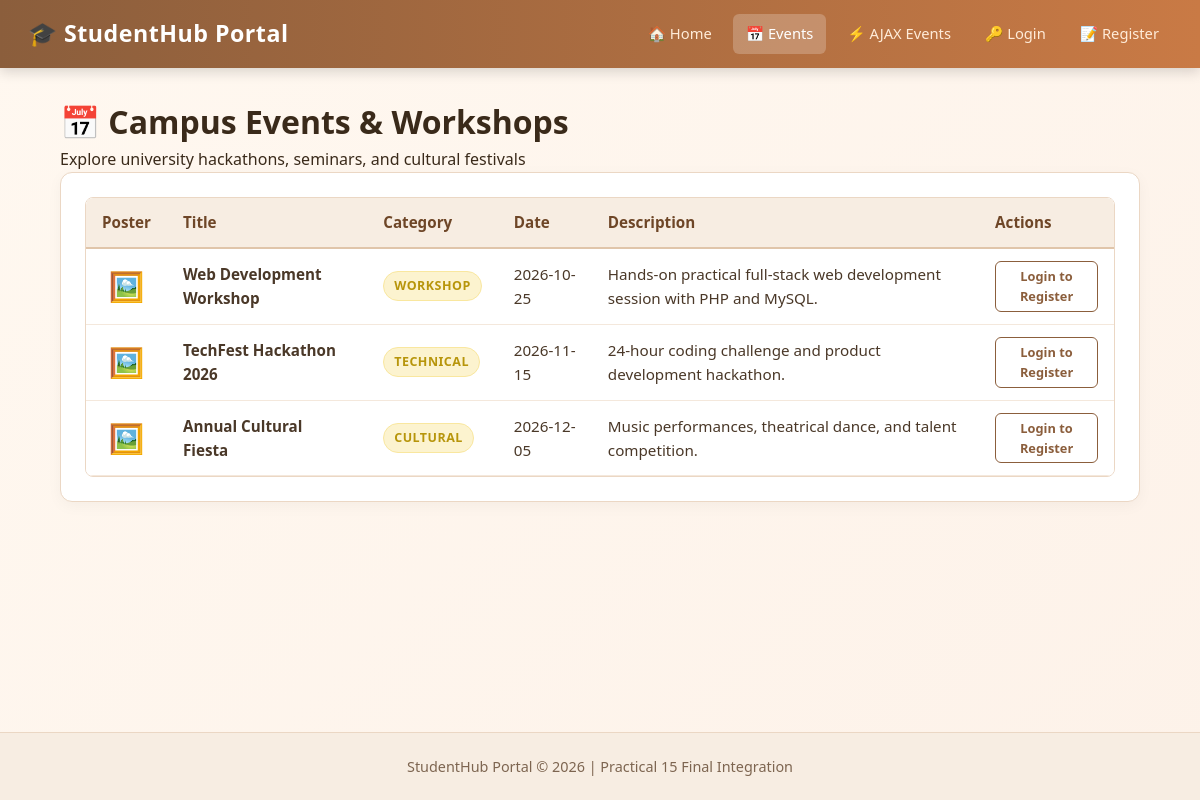
Page /PAGES/events.php on the committed database.
### tables this page shows
CREATE TABLE IF NOT EXISTS events (
    event_id INT AUTO_INCREMENT PRIMARY KEY,
    title VARCHAR(150) NOT NULL,
    category VARCHAR(50) NOT NULL,
    description TEXT,
    event_date DATE NOT NULL,
    poster VARCHAR(255) DEFAULT NULL,
    created_at TIMESTAMP DEFAULT CURRENT_TIMESTAMP
);

### PAGES/events.php (the view, shortened to what this page needs)
<?php
require_once 'db_connect.php';
$current_role = $_SESSION['role'] ?? 'guest';
$result = mysqli_query($conn, "SELECT * FROM events ORDER BY event_date ASC");
?>
<!doctype html>
<html lang="en">
<head>
  <link rel="stylesheet" href="../CSS/style.css" />
</head>
<body>
  <?php include 'navbar.php'; ?>
  <main>
    <div class="dashboard-header">
      <div>
        <h1>📅 Campus Events & Workshops</h1>
        <p>Explore university hackathons, seminars, and cultural festivals</p>
      </div>
    </div>
    <div class="card">
      <div class="table-responsive">
        <table>
          <thead>
            <tr>
              <th>Poster</th>
              <th>Title</th>
              <th>Category</th>
              <th>Date</th>
              <th>Description</th>
              <th>Actions</th>
            </tr>
          </thead>
          <tbody>
            <?php if ($result && mysqli_num_rows($result) > 0): ?>
              <?php while ($e = mysqli_fetch_assoc($result)): ?>
                <tr>
                  <td style="width: 70px; text-align: center;">
                    <?php if (!empty($e['poster']) && file_exists('../UPLOADS/' . $e['poster'])): ?>
                      <img src="../UPLOADS/<?php echo htmlspecialchars($e['poster']); ?>" alt="Poster" class="table-thumb" />
                    <?php else: ?>
                      <span style="font-size: 1.8rem;">🖼️</span>
                    <?php endif; ?>
                  </td>
                  <td><strong><?php echo htmlspecialchars($e['title']); ?></strong></td>
                  <td><span class="badge badge-action"><?php echo htmlspecialchars($e['category']); ?></span></td>
                  <td><?php echo htmlspecialchars($e['event_date']); ?></td>
                  <td><?php echo htmlspecialchars($e['description']); ?></td>
                  <td>
                    <?php if ($current_role === 'admin'): ?>
                      <a href="edit_event.php?id=<?php echo $e['event_id']; ?>" class="btn btn-outline" style="padding: 4px 8px; font-size: 0.8rem;">✏️ Edit</a>
                      <a href="events.php?delete=<?php echo $e['event_id']; ?>"
                         class="btn btn-danger"
                         style="padding: 4px 8px; font-size: 0.8rem;"
                         onclick="return confirm('Delete this event? File and record will be removed.');">
                        🗑️ Delete
                      </a>
                    <?php elseif ($current_role === 'student'): ?>
                      <a href="events.php?register=<?php echo $e['event_id']; ?>" class="btn btn-success" style="padding: 4px 8px; font-size: 0.8rem;">
                        Register
                      </a>
                    <?php else: ?>
                      <a href="login.php" class="btn btn-outline" style="padding: 4px 8px; font-size: 0.8rem;">
                        Login to Register
                      </a>
                    <?php endif; ?>
                  </td>
                </tr>
              <?php endwhile; ?>
            <?php else: ?>
              <tr>
                <td colspan="6" style="text-align: center; color: #888; padding: 25px;">No campus events scheduled.</td>
              </tr>
            <?php endif; ?>
          </tbody>
        </table>
      </div>
    </div>
  </main>
  <footer>
    <p>StudentHub Portal &copy; 2026 | Practical 15 Final Integration</p>
  </footer>
</body>
</html>

### CSS/style.css (style rules this page uses)
* { box-sizing: border-box; margin: 0; padding: 0; }
body { font-family: "Segoe UI", Arial, Helvetica, sans-serif; background: linear-gradient(135deg, #fff8f0 0%, #fdf2e9 100%); color: #3a2a1a; min-height: 100vh; display: flex; flex-direction: column; line-height: 1.6; }
main { flex: 1; padding: 28px 20px 48px; max-width: 1120px; margin: 0 auto; width: 100%; }
.card { background: #ffffff; padding: 24px; border: 1px solid #ebd7c4; border-radius: 12px; box-shadow: 0 4px 15px rgba(0, 0, 0, 0.04); margin-bottom: 24px; }
.table-responsive { overflow-x: auto; border-radius: 8px; border: 1px solid #ebd7c4; }
table { width: 100%; border-collapse: collapse; background: #ffffff; font-size: 0.95rem; }
th { background: #f7ede2; color: #6e4627; padding: 12px 16px; text-align: left; font-weight: 600; border-bottom: 2px solid #e0c5aa; }
td { padding: 12px 16px; border-bottom: 1px solid #f4e8dc; color: #4a3828; }
.badge { display: inline-block; padding: 4px 10px; border-radius: 50px; font-size: 0.78rem; font-weight: 600; text-transform: uppercase; letter-spacing: 0.5px; }
.badge-action { background: #fcf3cf; color: #b7950b; border: 1px solid #f9e79f; }
.btn { display: inline-block; padding: 9px 18px; border-radius: 6px; text-decoration: none; font-weight: 600; cursor: pointer; border: none; font-size: 0.92rem; transition: all 0.2s ease; text-align: center; }
.btn-outline { background: transparent; color: #8b5e3c; border: 1px solid #8b5e3c; }
footer { background: #f7ede2; border-top: 1px solid #ebd7c4; padding: 22px 20px; text-align: center; color: #7d6550; font-size: 0.9rem; }

### rows in the picture
events: title "Web Development Workshop", category "WORKSHOP", event_date "2026-10-25", description "Hands-on practical full-stack web development session with PHP and MySQL."
events: title "TechFest Hackathon 2026", category "TECHNICAL", event_date "2026-11-15", description "24-hour coding challenge and product development hackathon."
events: title "Annual Cultural Fiesta", category "CULTURAL", event_date "2026-12-05", description "Music performances, theatrical dance, and talent competition."
